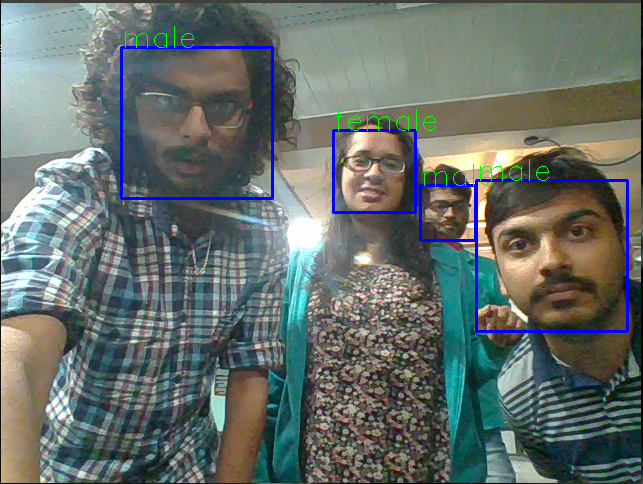
#> input picture Images/AS.png, 643 x 484 px; its folder holds only this picture in this run
$ python -i preproc.py   (imports and definitions only)   (older library calls are emulated)
#> lines starting #> are read from the running program, lines starting #| are printed output that depends on the picture
import cv2
import os
import json
import pdb
import sys
from skimage import exposure
from skimage.exposure import rescale_intensity
import numpy as np
class Preprocess:
	def __init__(self, *args, **kwargs):
		#pdb.set_trace()

		if 'haar_path' in kwargs:
			self.haar_path = kwargs['haar_path']
	def detect_faces(self, image):
		minisize = (image.shape[1],image.shape[0])
		miniframe = cv2.resize(image, minisize)
		#min_size = (30, 30)
		face_cascade = cv2.CascadeClassifier(self.haar_path)
		faces = face_cascade.detectMultiScale(miniframe, 1.3, 5)
		x, y, w, h = [v for f in faces for v in f]
		return image[y:y+h, x:x+w]
	def pad_image(self, image, bordersize):
		border=cv2.copyMakeBorder(im,
			top=bordersize, bottom=bordersize,
			left=bordersize, right=bordersize,
			borderType= BORDER_REPLICATE,
			)
	def normalize(self, image):
		#image = image/255

		image = self.detect_faces(image)

		image = cv2.equalizeHist(image)
		image = image.astype('float64')
		try:
			image = cv2.resize(image, (48, 48))
		except Exceptions as e:
			pad_image(image, (48-image.shape[0], 48-image.shape[1]))
		#mean, std = np.mean(image), np.std(image)
		#image -= mean
		#image /= std
		cv2.normalize(image, image, alpha=0, beta=1, norm_type=cv2.NORM_MINMAX, dtype=cv2.CV_64F)
		# print(image.shape)
		I = np.reshape(image,(1,-1))
		# print(I.shape)
		return I

	def normalize_frame(self, image):
		#image = image/255

		# image = self.detect_faces(image)

		image = cv2.equalizeHist(image)
		image = image.astype('float64')
		try:
			image = cv2.resize(image, (48, 48))
		except Exceptions as e:
			pad_image(image, (48-image.shape[0], 48-image.shape[1]))
		#mean, std = np.mean(image), np.std(image)
		#image -= mean
		#image /= std
		cv2.normalize(image, image, alpha=0, beta=1, norm_type=cv2.NORM_MINMAX, dtype=cv2.CV_64F)
		# print(image.shape)
		I = np.reshape(image,(1,-1))
		# print(I.shape)
		return I

	def intensity_rescale(self, image):
		return rescale_intensity(image, out_range=(0, 255))


# [17 lines of commented-out code are left out]

>>> import cv2
>>> picture = cv2.imread('../Images/AS.png', cv2.IMREAD_GRAYSCALE)
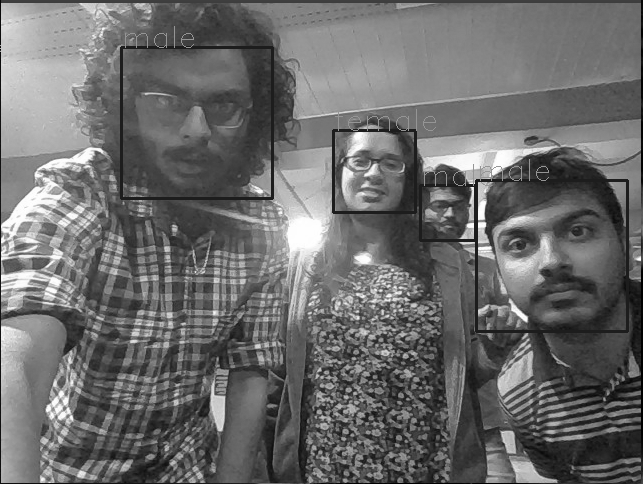
#> picture: shape (484, 643); min 0, max 255, mean 107.2
>>> result = Preprocess().normalize_frame(picture)
#> in normalize_frame, `image = cv2.equalizeHist(image)`:
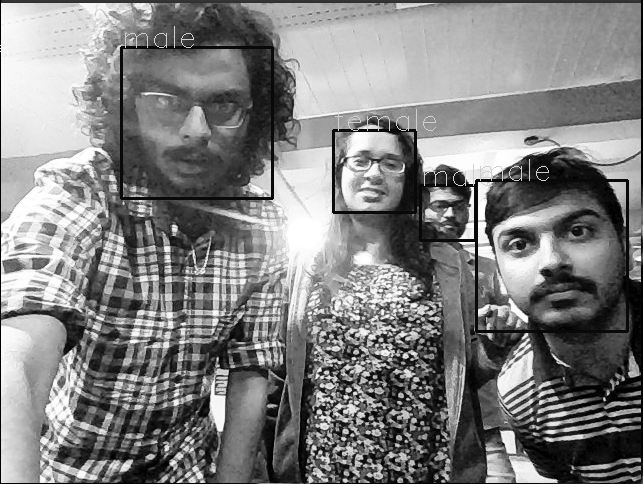
#> image: shape (484, 643); min 0, max 255, mean 128.2
#> in normalize_frame, `image = cv2.resize(image, (48, 48))`:
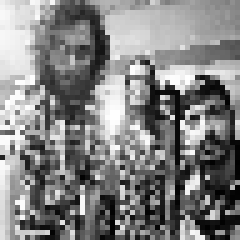
#> image: shape (48, 48) float64 (shown 5 times larger); min 1, max 255, mean 130.9

$ run again, on Images/eigen.png
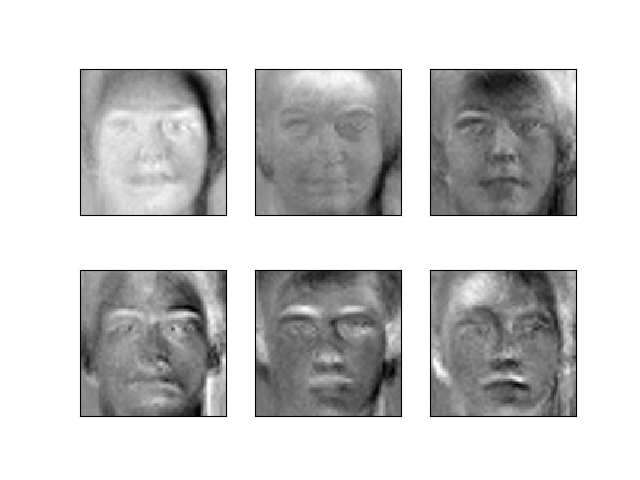
#> input picture Images/eigen.png, 640 x 480 px
#> picture is the input picture: shape (480, 640); min 0, max 255, mean 201.9
#> in normalize_frame, `image = cv2.equalizeHist(image)`:
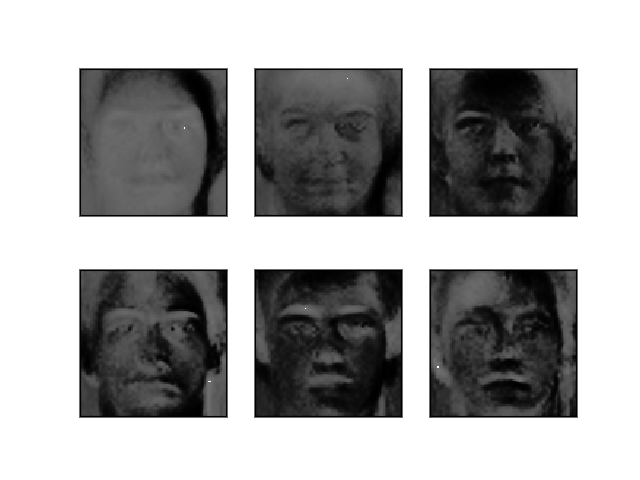
#> image: shape (480, 640); min 0, max 255, mean 167.7
#> in normalize_frame, `image = cv2.resize(image, (48, 48))`:
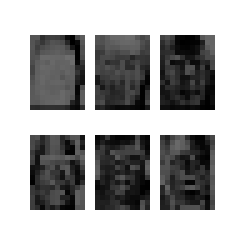
#> image: shape (48, 48) float64 (shown 5 times larger); min 0, max 255, mean 167.9
